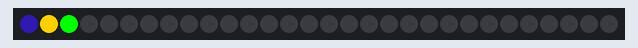
This sketch was run on a simulated Arduino Uno, built with avr-gcc and run on an emulated ATmega328P. Shown: 30 RGB LEDs in strip order, left to right.

Above: at 0.1 s.
At 1.1 s:
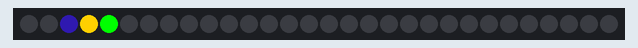
At 2.6 s:
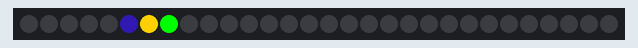
At 3.6 s:
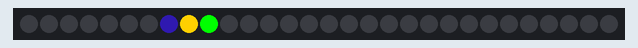
At 5.1 s:
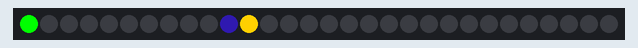

The sketch:

StripTest.ino
```cpp
#include <Adafruit_NeoPixel.h>

#define PIN 6

// Parameter 1 = number of pixels in strip
// Parameter 2 = pin number (most are valid)
// Parameter 3 = pixel type flags, add together as needed:
//   NEO_KHZ800  800 KHz bitstream (most NeoPixel products w/WS2812 LEDs)
//   NEO_KHZ400  400 KHz (classic 'v1' (not v2) FLORA pixels, WS2811 drivers)
//   NEO_GRB     Pixels are wired for GRB bitstream (most NeoPixel products)
//   NEO_RGB     Pixels are wired for RGB bitstream (v1 FLORA pixels, not v2)
Adafruit_NeoPixel strip = Adafruit_NeoPixel(30, PIN, NEO_GRB + NEO_KHZ800);

int(enforcerBlue) = 0;
int(enforcerGold) = 1;
int(green) = 2;

void setup() {
  // put your setup code here, to run once:
  strip.begin();
  strip.show(); // Initialize all pixels to 'off'

}

void loop() {
  // put your main code here, to run repeatedly:
  enforcerBlue = enforcerBlue;
  enforcerGold = enforcerGold;
  green = green;

  strip.setPixelColor(enforcerBlue, 15,8,56);
  strip.setPixelColor(enforcerGold, 255,208,0);
  strip.setPixelColor(green, 0, 255, 0);
  strip.show();
  delay(500);

  strip.setPixelColor(enforcerBlue, 0,0,0);
  strip.setPixelColor(enforcerGold, 0,0,0);
  strip.setPixelColor(green, 0,0,0);

  enforcerBlue = enforcerBlue + 1;
  enforcerGold = enforcerGold + 1;
  green = green + 1;

  if (enforcerBlue == 12){

    enforcerBlue = 0;
  }

  if (enforcerGold == 12){

    enforcerGold = 0;
  }

     if (green == 12){

    green = 0;
  }

}
```

Measured:
- by itself, everything shown: repeats every 6.0 s, in 12 steps
